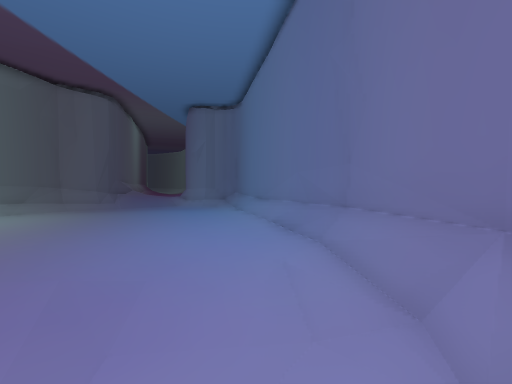
View 1 (above)

17 first-person views from a walk through a 3-D level made in the Unity game engine. The camera is 1.3 m above the floor, looks level and sees 90° across. The floor is counted in squares, 2 m on a side. Each view is taken from the middle of a square. On the plan, view 1 faces up. The plan holds only what a view shows up to about 9 squares ahead; the rest is blank. The place goes on beyond the plan. The player character is not drawn.

View 2
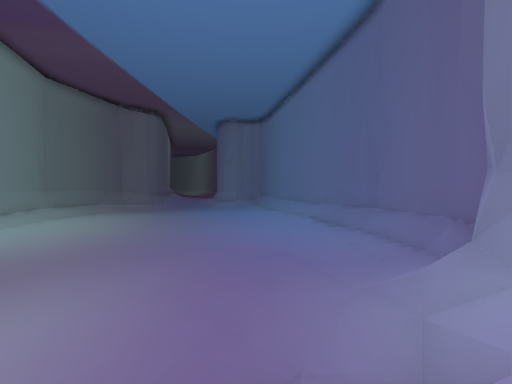

View 3
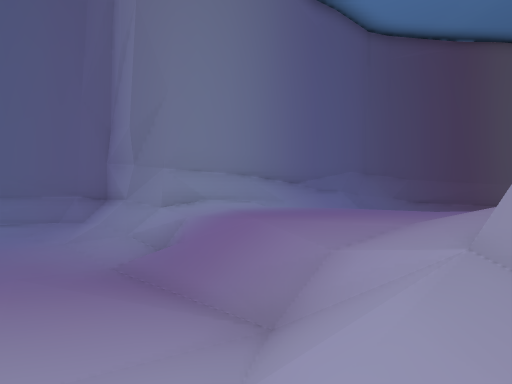

View 4
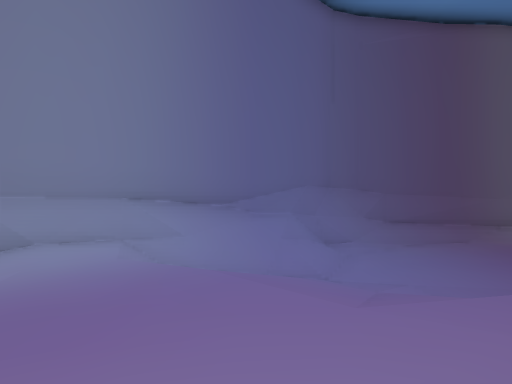

View 5
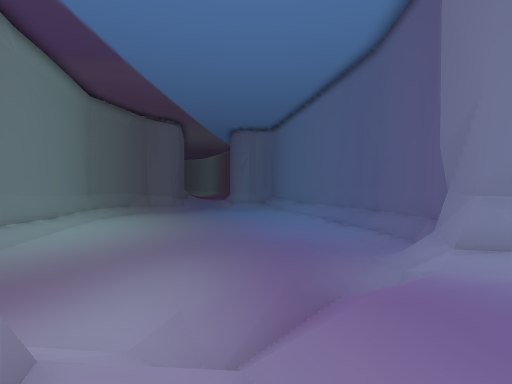

View 6
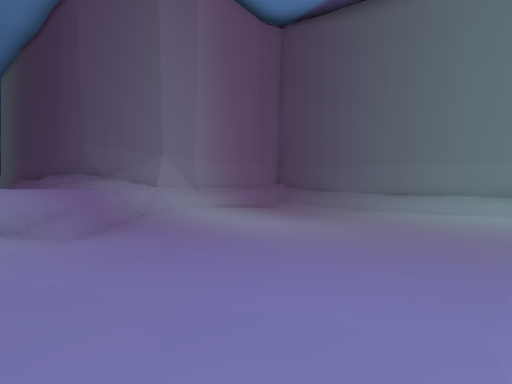

View 7
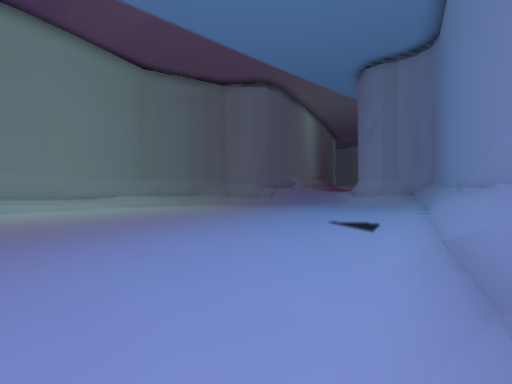

View 8
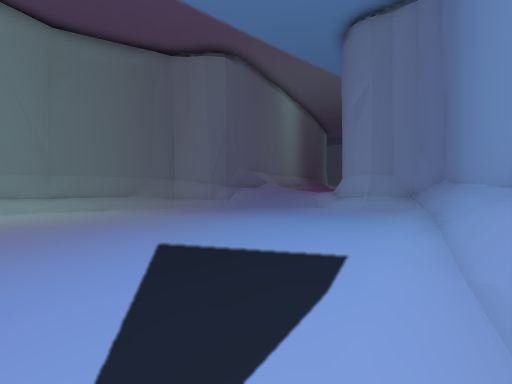

View 9
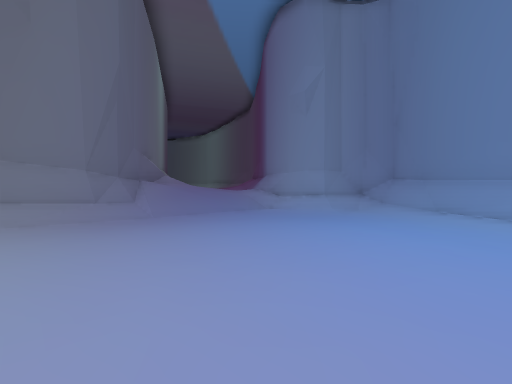

View 10
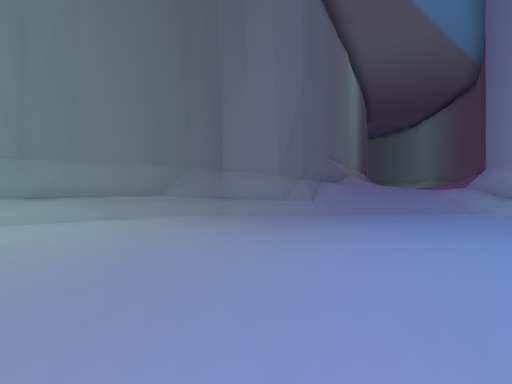

View 11
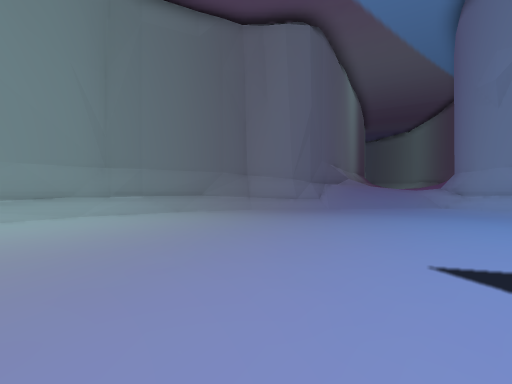

View 12
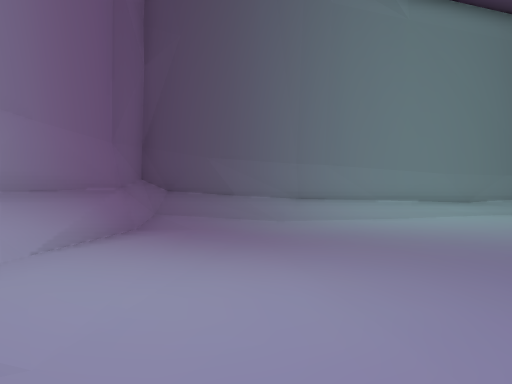

View 13
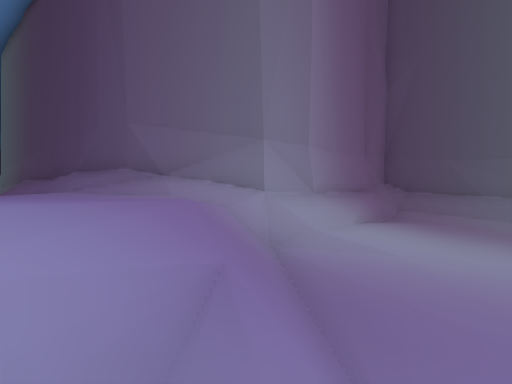

View 14
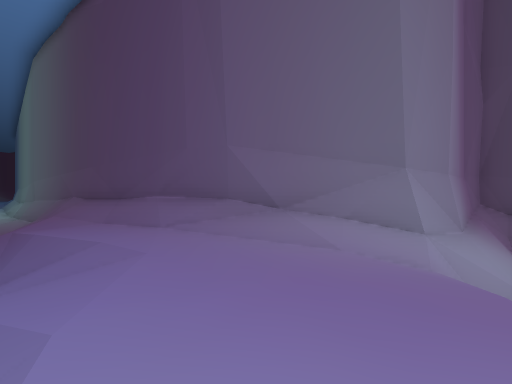

View 15
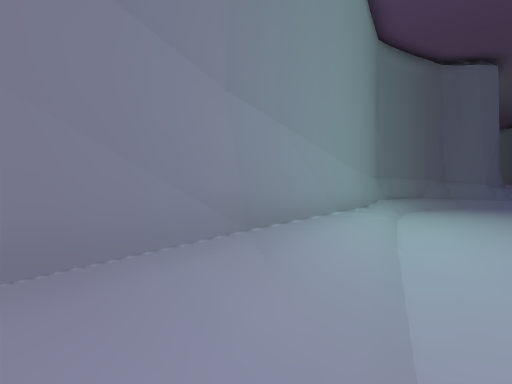

View 16
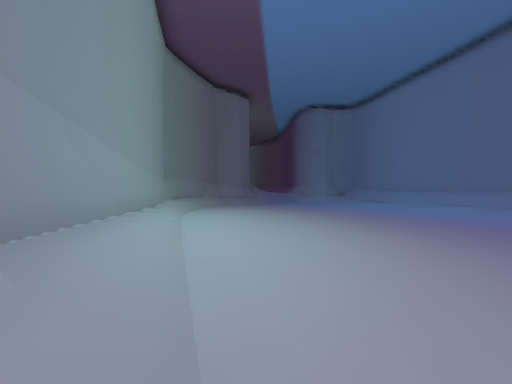

View 17
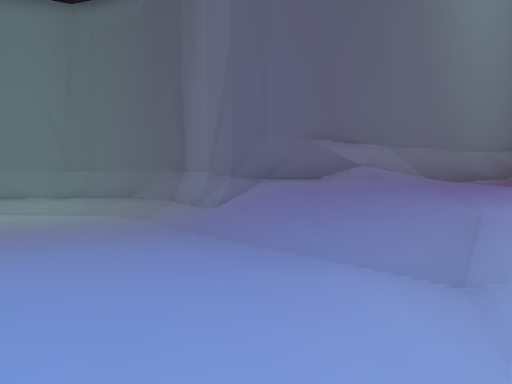

### Floor plan
Key: @ floor where view 1 was taken; # wall or solid block; . main floor; : floor 0.25 m higher than the main floor; + floor 1.25 m higher than the main floor; * floor 1.5 m higher than the main floor; % floor 1.75 m higher than the main floor; & floor 2.25 m higher than the main floor; / step, stairs or slope; = window, fence, low wall or low ledge.
Columns run from 13 left of view 1 to 6 right of it. Each row starts with its distance up from view 1.
 20    #&%*##
 19    #/%+/#####
 18    #%//////##
 17    #///:::::#
 16   ##//:....:##
 15  ##/:.......##
 14  #/.........:#
 13 ##..........:#
 12 #/..........:#
 11 #/...........##
 10 #/...........=#
  9 #/...........:#
  8 #/...........:#
  7 ##............##
  6  #............##
  5  #/...........:#
  4  #/.........../#
  3  ##.......::../#
  2   #/......::..##
  1   #/......::::##
  0   #/:.....:::@#
 -1   ##/...:::://#
 -2    #/::::::/=*##
 -3    ##/=#///***/##
 -4     ######/**///##
 -5          #/**////#
 -6          ##**////#
 -7           #/*/:./##
 -8           #/*/.../#
 -9           #/+/....##
-10           ##+/ .../#

Where each view was taken, in squares from view 1:
view 1: 0 up, 0 right, facing up
view 2: 3 down, 2 left, facing up
view 3: 3 down, 5 left, facing right
view 4: 5 down, 3 left, facing right
view 5: 5 down, 3 left, facing up
view 6: 3 up, 1 left, facing down-left
view 7: 5 up, 1 right, facing up-left
view 8: 9 up, 0 right, facing up-left
view 9: 10 up, 6 left, facing up
view 10: 10 up, 5 left, facing up-left
view 11: 8 up, 4 left, facing up-left
view 12: 1 down, 3 left, facing left
view 13: 1 down, 1 left, facing down-left
view 14: 3 down, 0 right, facing down-left
view 15: 1 down, 9 left, facing up-left
view 16: 1 down, 9 left, facing up
view 17: 17 up, 4 left, facing left
